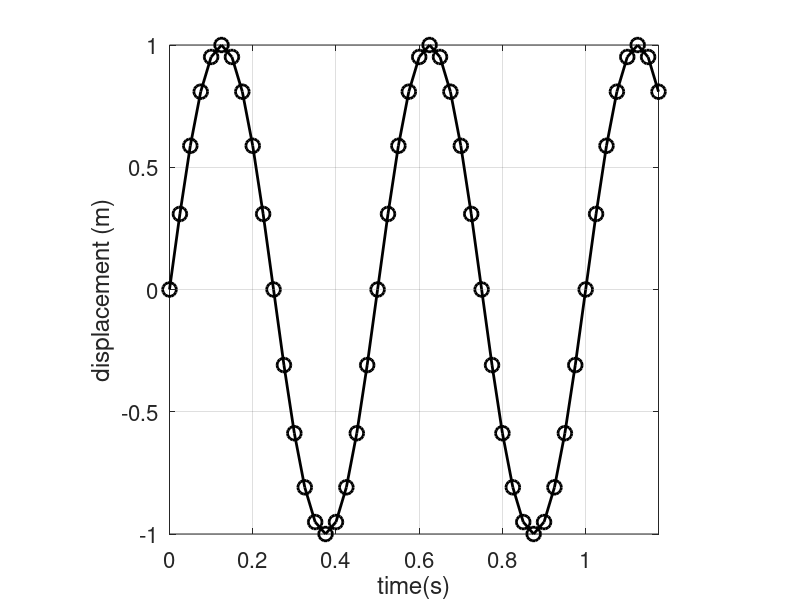
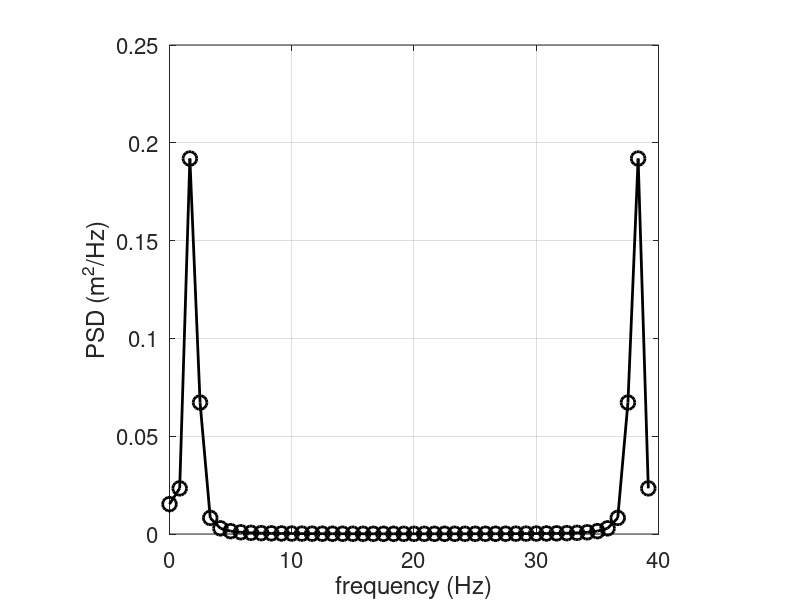

These figures' MATLAB source, in order:
clear all 

%% time and frequency parameters
fn=2; fs=40;                           % excitation and sampling frequencies
Nc=2.4; A=1;                           % number of cycles; amplitude of excitation 
T=Nc/fn; dt=1/fs; t=0:dt:T-1/fs;       % time vector
N=length(t);                           % number of points 
TT=N*dt;

%% sine wave
x = A*sin(2*pi*fn*t);                  % sine wave

%% calculation of PSD
xdft = fft(x)*dt;                      % DFT of sine wave 
psd = abs(xdft).^2/TT;                 % PSD of sine wave
df=1/TT;                               % frequency resolution
f=0:df:(N-1)*df;                       % frequency vector
 
%% Parseval's theorem
MSV=sum((x).^2)/(TT)*dt                      % mean square value
PSD=2*trapz(psd(1:round(N/2+1)))*df          % area under the PSD plot

%% Plot of the results
figure (1)
plot(t,x,'k','linewidth',2)
hold on
plot(t,x,'ok','linewidth',2,'MarkerSize',10)
axis([0,inf,-1,1])
xticks([0 .2 .4 .6 .8 1 1.2])
set(gca,'fontsize',16)
xlabel('time(s)');
ylabel('displacement (m)');
grid;axis square

figure (2)
plot(f,psd,'k','linewidth',2)
hold on
plot(f,psd,'ok','linewidth',2,'MarkerSize',10)
axis([0 fs, 0, 0.25])
set(gca,'fontsize',16)
xlabel('frequency (Hz)');
ylabel('PSD (m^2/Hz)');
grid;axis square



